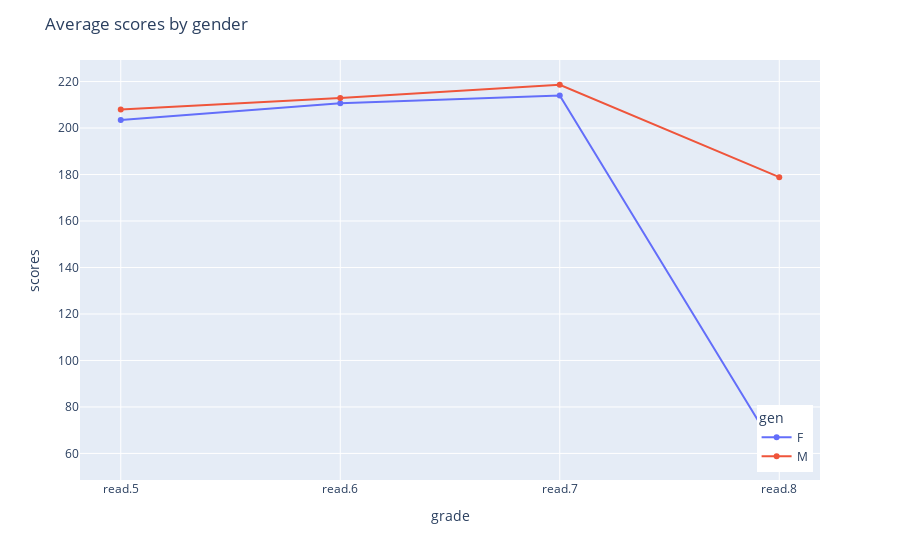

Notebook code cell kept with this figure:
### Markdown cell above
8. **(2 PT)** Create a line plot to show the average trend over grades by gender. Draw two lines where one indicates the male-specific average trend and the other indicates the female-specific average trend. You can use any function to draw a line plot.

### Code cell
df_group = df.groupby(['gen'])[['read.5', 'read.6', 'read.7', 'read.8']].mean().reset_index()
df_group_long = pd.melt(df_group, id_vars= ['gen'], value_vars=['read.5', 'read.6', 'read.7', 'read.8'], var_name='grade', value_name='scores', ignore_index= 'False')
p = px.line(df_group_long, x="grade", y="scores", color='gen')
p.update_layout(
    legend=dict(
    yanchor="bottom",
    y=0.02,
    xanchor="right",
    x=0.99)
    ,title='Average scores by gender')
p.update_traces(mode="lines+markers")

### Figure 1 — Plotly figure (JSON) as saved in the notebook; plotly's stock layout.template omitted (floating-point values rounded to 4 significant figures)
{"data": [{"hovertemplate": "gen=F<br>grade=%{x}<br>scores=%{y}<extra></extra>", "legendgroup": "F", "line": {"color": "#636efa", "dash": "solid"}, "marker": {"symbol": "circle"}, "mode": "lines+markers", "name": "F", "orientation": "v", "showlegend": true, "type": "scatter", "x": ["read.5", "read.6", "read.7", "read.8"], "xaxis": "x", "y": [203.5, 210.6, 214, 59.21], "yaxis": "y"}, {"hovertemplate": "gen=M<br>grade=%{x}<br>scores=%{y}<extra></extra>", "legendgroup": "M", "line": {"color": "#EF553B", "dash": "solid"}, "marker": {"symbol": "circle"}, "mode": "lines+markers", "name": "M", "orientation": "v", "showlegend": true, "type": "scatter", "x": ["read.5", "read.6", "read.7", "read.8"], "xaxis": "x", "y": [208, 212.9, 218.6, 178.9], "yaxis": "y"}], "layout": {"autosize": true, "legend": {"title": {"text": "gen"}, "tracegroupgap": 0, "x": 0.99, "xanchor": "right", "y": 0.02, "yanchor": "bottom"}, "margin": {"t": 60}, "title": {"text": "Average scores by gender"}, "xaxis": {"anchor": "y", "autorange": true, "domain": [0, 1], "range": [-0.1818, 3.182], "title": {"text": "grade"}, "type": "category"}, "yaxis": {"anchor": "x", "autorange": true, "domain": [0, 1], "range": [46.87, 231.0], "title": {"text": "scores"}, "type": "linear"}}}
